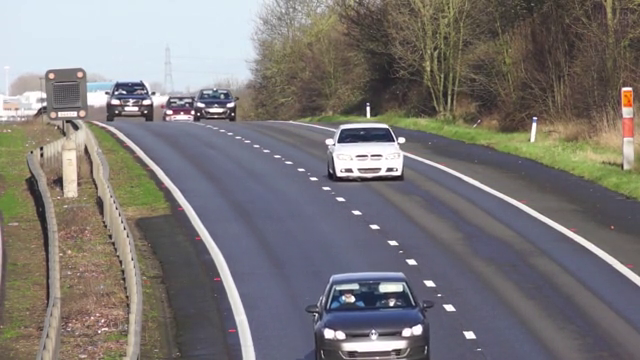
#> input picture frame 197 of assignment29/inputs/input_5_cars.mp4, 640 x 360 px
$ python 5.py
#> lines starting #> are read from the running program, lines starting #| are printed output that depends on the picture

import random
import cv2
import numpy as np

cap = cv2.VideoCapture ("inputs\input_5_cars.mp4")
fps = cap.get (cv2.CAP_PROP_FPS)

ids = []
while len (ids) < 350 :
    random_id = random.randint (0 , 15*fps)
    if random_id not in ids :
        ids.append (random_id)

frames = []
for id in ids :
    cap.set (cv2.CAP_PROP_POS_FRAMES , id)
    _, frame = cap.read ()
    frame = frame.astype (np.float32)
    frames.append (frame)
cap.release ()
frame_sum = np.zeros (frame.shape)

for frm in frames :
    frame_sum += frm

final_frame = frame_sum / len (frames)
final_frame = final_frame.astype (np.uint8)
cv2.imwrite ("outputs\output_5_background_estimation.jpg" , final_frame)

$ run again, starting later in the video
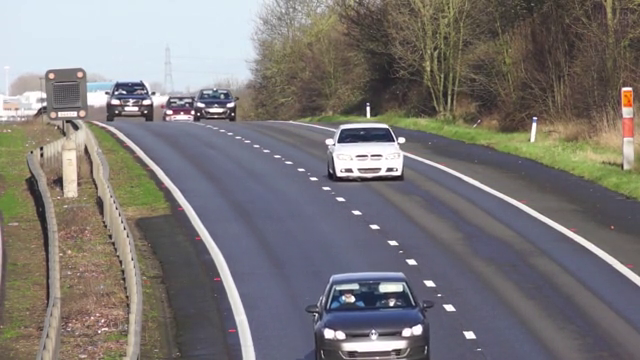
#> input picture frame 197 of assignment29/inputs/input_5_cars.mp4, 640 x 360 px

$ run again, starting later in the video
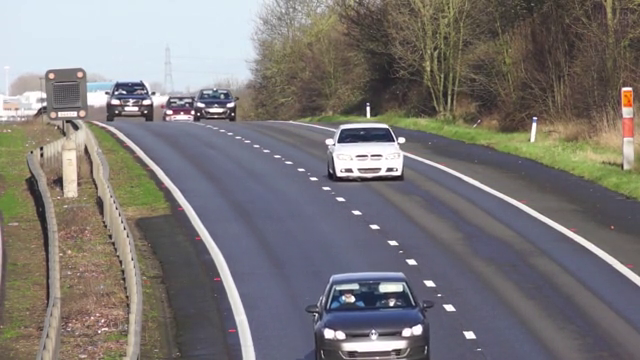
#> input picture frame 197 of assignment29/inputs/input_5_cars.mp4, 640 x 360 px
